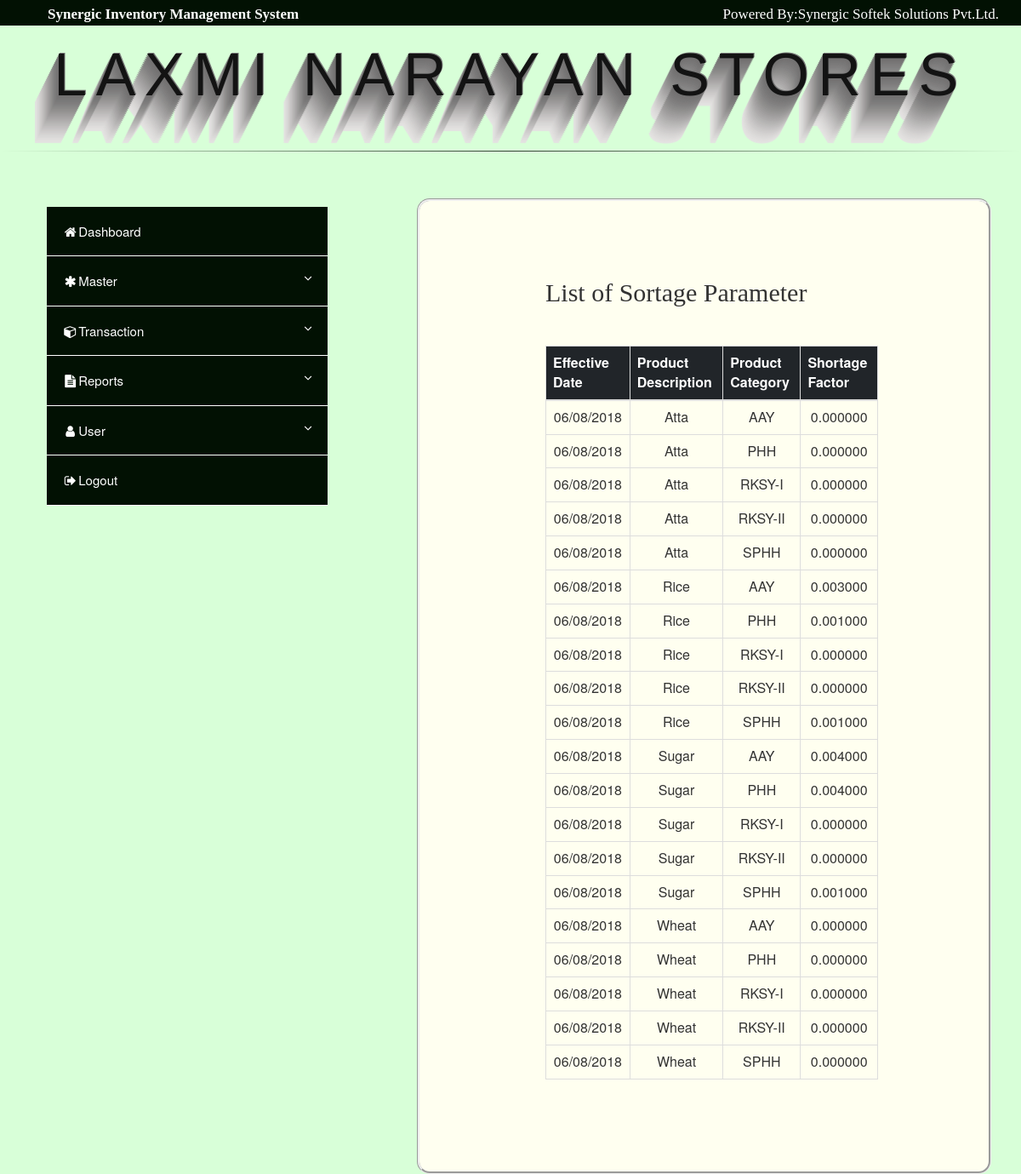
Page /masters/short_master_view.php (signed in) on the committed database.
### tables this page shows
CREATE TABLE `m_shortage` (
  `effective_dt` date NOT NULL,
  `prod_desc` varchar(100) NOT NULL,
  `prod_type` varchar(20) NOT NULL,
  `prod_catg` varchar(20) NOT NULL,
  `short_flag` varchar(1) NOT NULL,
  `short_factor` decimal(10,6) NOT NULL DEFAULT '0.000000',
  `created_by` varchar(50) DEFAULT NULL,
  `created_dt` datetime DEFAULT NULL,
  `modified_by` varchar(50) DEFAULT NULL,
  `modified_dt` datetime DEFAULT NULL
);

### masters/short_master_view.php (the view, shortened to what this page needs)
<?php
        require("../db/db_connect.php");
	$rtv="select effective_dt,prod_desc,prod_type,prod_catg,short_flag,short_factor from m_shortage
	      order by effective_dt,prod_desc,prod_catg";
	$result=mysqli_query($db_connect,$rtv);
?>
<html>
    <head>
    <head>
        <link rel="stylesheet" href="https://maxcdn.bootstrapcdn.com/bootstrap/3.3.7/css/bootstrap.min.css">
        <link rel="stylesheet" type="text/css" href="../css/form_design.css">
        <link rel="stylesheet" type="text/css" href="../css/dashboard.css">
        <link rel="stylesheet" href="https://cdnjs.cloudflare.com/ajax/libs/font-awesome/4.7.0/css/font-awesome.min.css">
        <head>
    <body class="body">
    <?php require '../post/nav.php'; ?>
    <h1 class='elegantshadow'>Laxmi Narayan Stores</h1>
    <hr class='hr'>
    <div class="container" style="margin-left: 10px">
        <div class="row">
            <div class="col-lg-4 col-md-6">
                <?php require("../post/menu.php"); ?>
            </div>
            <div class="col-lg-8 col-md-6">
                <div class="container-contact1">
                        <span class="contact1-form-title" style="text-align: center;">
                         List of Sortage Parameter
                        </span>
                    <table class="table table-bordered table-hover" style="width: 100%">
                        <thead style="background-color: #212529; color: #fff;">
                            <tr>
                                <th>Effective Date</th>
                                <th>Product Description</th>
                                <th>Product Category</th>
                                <th>Shortage Factor</th>
                            </tr>
                        </thead>
                        <tbody>
                            <?php
                            if($result){
                                if(mysqli_num_rows($result) > 0){
                                    while($rtv_data=mysqli_fetch_assoc($result)){
                                        $eftdt=$rtv_data['effective_dt'];
                                        $proddesc=$rtv_data['prod_desc'];
                                        $prodcatg=$rtv_data['prod_catg'];
                                        $shtftr=$rtv_data['short_factor'];
                            ?>
                                        <tr>
                                            <td style="text-align: center;"><?php echo date('d/m/Y',strtotime($eftdt)); ?></td>
                                            <td style="text-align: center;"><?php echo $proddesc; ?></td>
                                            <td style="text-align: center;"><?php echo $prodcatg; ?></td>
                                            <td style="text-align: center;"><?php echo $shtftr; ?></td>
                                        </tr>
                            <?php
                                    }
                                }
                            }
                            ?>
                        </tbody>
                    </table>
                </div>
            </div>
        </div>
    </div>
</body>
</html>

### css/form_design.css (style rules this page uses)
h1,h2,h3,h4,h5,h6 { margin: 0px; }
.container-contact1 { width: auto; background: #fffff0; border-radius: 15px; display: -webkit-box; display: -webkit-flex; display: -moz-box; display: -ms-flexbox; display: flex; flex-wrap: wrap; justify-content: space-between; align-items: center; padding: 90px 130px 88px 148px; border-style: groove; margin-top: 35px; margin-left: 75px; }
.contact1-form-title { display: block; font-family: Montserrat-ExtraBold; font-size: 30px; color: #333333; line-height: 1.2; text-align: center; padding-bottom: 44px; }

### css/dashboard.css (style rules this page uses)
body { margin: 0; }
.body { background-color: #c5ffc6ab; margin: 0; }
.hr { display: block; width: 100%; margin-top:30px; border: 0; height: 1px; background-image: linear-gradient(to right,rgba(0,0,0,0),rgba(0,0,0,.75),rgba(0,0,0,0)); }
h1 { font-family: "Avant Garde", Avantgarde, "Century Gothic", CenturyGothic, "AppleGothic", sans-serif; font-size: 70px; padding: 20px 10px; text-align: center; text-transform: uppercase; text-rendering: optimizeLegibility; }
.elegantshadow { color: #131313; //background-color: #d9e5d0; letter-spacing: .15em; text-shadow: 1px -1px 0 #767676, -1px 2px 1px #737272, -2px 4px 1px #767474, -3px 6px 1px #787777, -4px 8px 1px #7b7a7a, -5px 10px 1px #7f7d7d, -6px 12px 1px #828181, -7px 14px 1px #868585, -8px 16px 1px #8b8a89, -9px 18px 1px #8f8e8d, -10px 20px 1px #949392, -11px 22px 1px #999897, -12px 24px 1px #9e9c9c, -13px 26px 1px #a3a1a1, -14px 28px 1px #a8a6a6, -15px 30px 1px #adabab, -16px 32px 1px #b2b1b0, -17px 34px 1px #b7b6b5, -18px 36px 1px #bcbbba, -19px 38px 1px #c1bfbf, -20px 40px 1px #c6c4c4, -21px 42px 1px #cbc9c8, -22px 44px 1px #cfcdcd, -23px 46px 1px #d4d2d1, -24px 48px 1px #d8d6d5, -25px 50px 1px #dbdad9, -26px 52px 1px #dfdddc, -27px 54px 1px #e2e0df, -28px 56px 1px #e4e3e2; }

### rows in the picture
m_shortage: effective_dt "06/08/2018", prod_desc "Atta", prod_catg "AAY", short_factor "0.000000"
m_shortage: effective_dt "06/08/2018", prod_desc "Atta", prod_catg "PHH", short_factor "0.000000"
m_shortage: effective_dt "06/08/2018", prod_desc "Atta", prod_catg "RKSY-I", short_factor "0.000000"
m_shortage: effective_dt "06/08/2018", prod_desc "Atta", prod_catg "RKSY-II", short_factor "0.000000"
m_shortage: effective_dt "06/08/2018", prod_desc "Atta", prod_catg "SPHH", short_factor "0.000000"
m_shortage: effective_dt "06/08/2018", prod_desc "Rice", prod_catg "AAY", short_factor "0.003000"
m_shortage: effective_dt "06/08/2018", prod_desc "Rice", prod_catg "PHH", short_factor "0.001000"
m_shortage: effective_dt "06/08/2018", prod_desc "Rice", prod_catg "RKSY-I", short_factor "0.000000"
m_shortage: effective_dt "06/08/2018", prod_desc "Rice", prod_catg "RKSY-II", short_factor "0.000000"
m_shortage: effective_dt "06/08/2018", prod_desc "Rice", prod_catg "SPHH", short_factor "0.001000"
m_shortage: effective_dt "06/08/2018", prod_desc "Sugar", prod_catg "AAY", short_factor "0.004000"
m_shortage: effective_dt "06/08/2018", prod_desc "Sugar", prod_catg "PHH", short_factor "0.004000"
m_shortage: effective_dt "06/08/2018", prod_desc "Sugar", prod_catg "RKSY-I", short_factor "0.000000"
m_shortage: effective_dt "06/08/2018", prod_desc "Sugar", prod_catg "RKSY-II", short_factor "0.000000"
m_shortage: effective_dt "06/08/2018", prod_desc "Sugar", prod_catg "SPHH", short_factor "0.001000"
m_shortage: effective_dt "06/08/2018", prod_desc "Wheat", prod_catg "AAY", short_factor "0.000000"
m_shortage: effective_dt "06/08/2018", prod_desc "Wheat", prod_catg "PHH", short_factor "0.000000"
m_shortage: effective_dt "06/08/2018", prod_desc "Wheat", prod_catg "RKSY-I", short_factor "0.000000"
m_shortage: effective_dt "06/08/2018", prod_desc "Wheat", prod_catg "RKSY-II", short_factor "0.000000"
m_shortage: effective_dt "06/08/2018", prod_desc "Wheat", prod_catg "SPHH", short_factor "0.000000"
